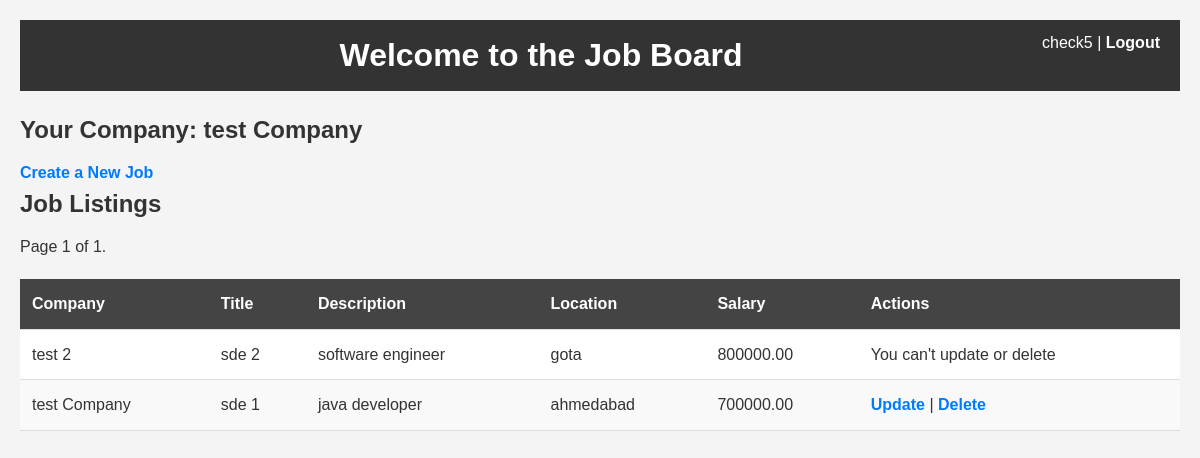
Before: /home/ (signed in) with the older database file.
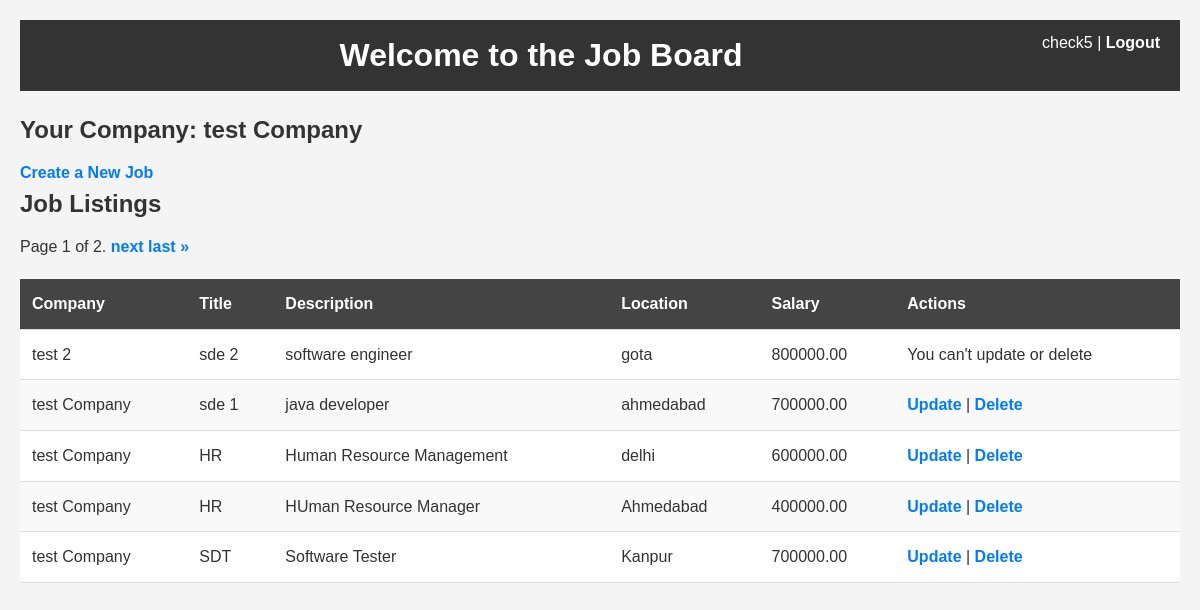
After: the same page with the newer database file.
### job/models.py (models this page shows, shortened)
class CustomUser(AbstractUser):
    contact_number = models.CharField(max_length=10)
    groups = models.ManyToManyField(
        'auth.Group', related_name='customuser_set', blank=True
    )
    user_permissions = models.ManyToManyField(
        'auth.Permission', related_name='customuser_permissions_set', blank=True
    )

class Company(models.Model):
    user = models.OneToOneField(
        CustomUser, on_delete=models.CASCADE, related_name='company')
    name = models.CharField(max_length=255)
    address = models.TextField()
    contact_number = models.CharField(max_length=10)

class Job(models.Model):
    company = models.ForeignKey(
        Company, on_delete=models.CASCADE, related_name='jobs')
    title = models.CharField(max_length=255)
    description = models.TextField()
    posted_on = models.DateTimeField(auto_now_add=True)
    location = models.CharField(max_length=255)
    salary = models.DecimalField(max_digits=10, decimal_places=2)
    tags = models.CharField(max_length=255, blank=True,
                            help_text="Comma-separated tags")

### job/views.py (the view)
# urls.py: 2. Add a URL to urlpatterns:  path('', Home.as_view(), name='home')
@login_required
def Home(request):
    user = request.user
    company = Company.objects.get(user=user)
    jobs = Job.objects.all()
    paginator = Paginator(jobs, 5)
    page_number = request.GET.get("page")
    page_obj = paginator.get_page(page_number)
    return render(request, 'home.html', {
        'user_company': company,
        'user': user,
        "page_obj": page_obj
    })

### templates/home.html (shortened to what this page needs)
<!DOCTYPE html>
<html lang="en">
<head>
    {% load static %}
    <link rel="stylesheet" href="{% static '/style.css' %}">
</head>
<body>
    <header>
        <div style="float:right;">
            <span>{{ user.username }}</span> | <a href="{% url 'Logout' %}">Logout</a>
        </div>
        <h1>Welcome to the Job Board</h1>
    </header>
    {% if user_company %}
        <h2>Your Company: {{ user_company.name }}</h2>
        <a href="{% url 'CreateJob' %}">Create a New Job</a>
    {% else %}
        <p>You don't have a company yet. Please create one first.</p>
    {% endif %}
    <h2>Job Listings</h2>
    <table>
        <thead>
            <tr>
                <th>Company</th>
                <th>Title</th>
                <th>Description</th>
                <th>Location</th>
                <th>Salary</th>
                <th>Actions</th>
            </tr>
        </thead>
        <tbody>
            {% for job in page_obj %}
            <tr>
                <td>{{ job.company.name }}</td>
                <td>{{ job.title }}</td>
                <td>{{ job.description }}</td>
                <td>{{ job.location }}</td>
                <td>{{ job.salary }}</td>
                <td>
                    {% if job.company.name == user_company.name %}
                        <a href="{% url 'UpdateJob' job.id %}">Update</a> |
                        <a href="{% url 'DeleteJob' job.id %}">Delete</a>
                    {% else %}
                        <span>You can't update or delete</span>
                    {% endif %}
                </td>
            </tr>
            {% endfor %}
            <div class="pagination">
                <span class="step-links">
                    <span class="current">
                        Page {{ page_obj.number }} of {{ page_obj.paginator.num_pages }}.
                    </span>
                    {% if page_obj.has_next %}
                        <a href="?page={{ page_obj.next_page_number }}">next</a>
                        <a href="?page={{ page_obj.paginator.num_pages }}">last &raquo;</a>
                    {% endif %}
                </span>
            </div>
        </tbody>
    </table>
</body>
</html>

### static/style.css (style rules this page uses)
* { margin: 0; padding: 0; box-sizing: border-box; }
body { font-family: Arial, sans-serif; background-color: #f4f4f4; color: #333; line-height: 1.6; padding: 20px; }
header { background-color: #333; color: white; padding: 10px 20px; text-align: center; margin-bottom: 20px; }
header h1 { font-size: 2em; }
header div { text-align: right; font-size: 1em; }
header a { color: white; text-decoration: none; font-weight: bold; }
h2 { color: #333; margin-bottom: 10px; }
table { width: 100%; margin-top: 20px; border-collapse: collapse; }
table th, table td { padding: 12px; text-align: left; border-bottom: 1px solid #ddd; }
table th { background-color: #444; color: white; }
table td { background-color: #fff; }
table tr:nth-child(even) td { background-color: #f9f9f9; }
a { color: #007bff; text-decoration: none; font-weight: bold; }

Changed rows visible on the page:
added Job: company.name "test Company", title "HR", description "Human Resource Management", location "delhi", salary "600000.00", shows "Update"
added Job: company.name "test Company", title "HR", description "HUman Resource Manager", location "Ahmedabad", salary "400000.00", shows "Update"
added Job: company.name "test Company", title "SDT", description "Software Tester", location "Kanpur", salary "700000.00", shows "Update"
Other visible differences:
{{ page_obj.paginator.num_pages }}: "1" → "2"
text now shown: "next last »"
